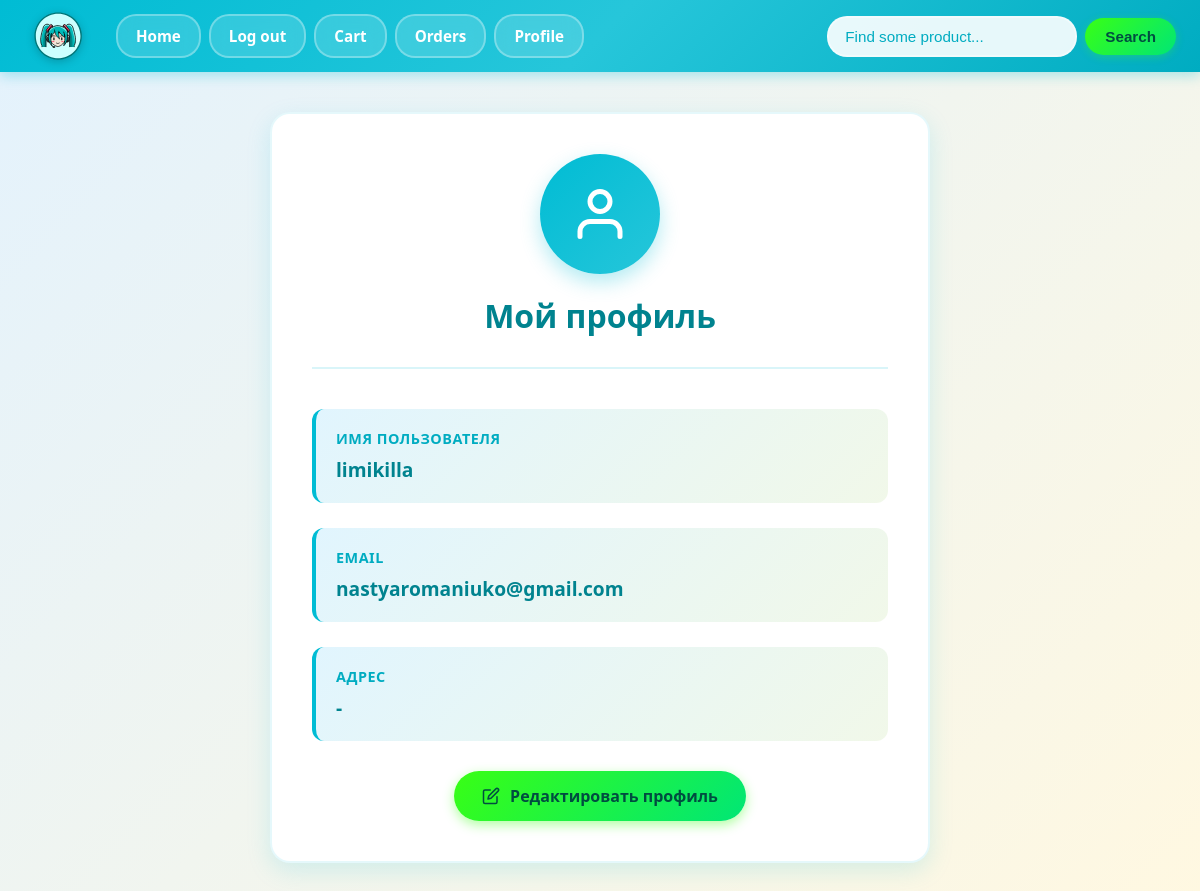
The app's page /profile/ (signed in) with its own data.
### internet_shop/models.py (models this page shows, shortened)
class MyUser(AbstractBaseUser):
    username = models.CharField(max_length=50, unique=True)
    email = models.EmailField(
        verbose_name="email address",
        max_length=255,
        unique=True,
    )
    adress = models.CharField(max_length=500, blank=True)
    is_active = models.BooleanField(default=True)
    is_admin = models.BooleanField(default=False)
    objects = MyUserManager()
    USERNAME_FIELD = "username"
    EMAIL_FIELD = "email"
    REQUIRED_FIELDS = ["email", "adress"]

### internet_shop/views.py (the view, shortened to what this page needs)
# urls.py: path('profile/', ProfileView.as_view(), name="profile_page"),
class ProfileView(LoginRequiredMixin, View):
    login_url = 'login'
    def get(self, request):
        return render(request, "shop/profile.html")

### templates/shop/profile.html (shortened to what this page needs)
<!DOCTYPE html>
{% load static %}
<html lang="ru">
    <head>
        <link rel="stylesheet" href="{% static 'style/base.css' %}">
    </head>
    <body>
        {% include 'nav_panel.html' %}
        <main class="profile-container">
            <div class="profile-card">
                <div class="profile-header">
                    <div class="profile-avatar">
                        <svg xmlns="http://www.w3.org/2000/svg" viewBox="0 0 24 24" fill="none" stroke="currentColor" stroke-width="2" stroke-linecap="round" stroke-linejoin="round">
                            <path d="M20 21v-2a4 4 0 0 0-4-4H8a4 4 0 0 0-4 4v2"></path>
                            <circle cx="12" cy="7" r="4"></circle>
                        </svg>
                    </div>
                    <h1 class="profile-title">Мой профиль</h1>
                </div>
                <div class="profile-info">
                    <div class="info-item">
                        <span class="info-label">Имя пользователя</span>
                        <span class="info-value">{{ request.user.username }}</span>
                    </div>
                    <div class="info-item">
                        <span class="info-label">Email</span>
                        <span class="info-value">{{ request.user.email }}</span>
                    </div>
                    {% if request.user.adress %}
                    <div class="info-item">
                        <span class="info-label">Адрес</span>
                        <span class="info-value">{{ request.user.adress }}</span>
                    </div>
                    {% endif %}
                </div>
                <div class="profile-actions">
                    <a href="{% url 'edit_page' %}" class="btn-edit">
                        Редактировать профиль
                    </a>
                </div>
            </div>
        </main>
    </body>
</html>

### static/style/base.css (style rules this page uses)
* { box-sizing: border-box; }
body { margin: 0; font-family: 'Segoe UI', Tahoma, Geneva, Verdana, sans-serif; background: linear-gradient(135deg, #e3f2fd 0%, #fff8e1 100%); }
.profile-container { max-width: 700px; margin: 0 auto; padding: 40px 20px; }
.profile-card { background: #fff; border-radius: 20px; padding: 40px; box-shadow: 0 8px 24px rgba(0, 188, 212, 0.15); border: 2px solid rgba(0, 188, 212, 0.1); }
.profile-header { text-align: center; margin-bottom: 40px; padding-bottom: 30px; border-bottom: 2px solid rgba(0, 188, 212, 0.15); }
.profile-avatar { width: 120px; height: 120px; margin: 0 auto 20px; background: linear-gradient(135deg, #00bcd4 0%, #26c6da 100%); border-radius: 50%; display: flex; align-items: center; justify-content: center; box-shadow: 0 8px 20px rgba(0, 188, 212, 0.3); }
.profile-avatar svg { width: 60px; height: 60px; color: #fff; }
.profile-title { font-size: 2rem; color: #00838f; margin: 0; }
.profile-info { display: flex; flex-direction: column; gap: 25px; margin-bottom: 30px; }
.info-item { display: flex; flex-direction: column; gap: 8px; padding: 20px; background: linear-gradient(135deg, #e1f5fe 0%, #f1f8e9 100%); border-radius: 12px; border-left: 4px solid #00bcd4; }
.info-label { font-size: 0.9rem; font-weight: 600; color: #00acc1; text-transform: uppercase; letter-spacing: 0.5px; }
.info-value { font-size: 1.2rem; color: #00838f; font-weight: 600; }
.profile-actions { text-align: center; margin-top: 30px; }
.btn-edit { display: inline-flex; align-items: center; gap: 10px; padding: 14px 28px; background: linear-gradient(135deg, #39ff14 0%, #00e676 100%); color: #004d40; text-decoration: none; border-radius: 25px; font-weight: 700; font-size: 1rem; transition: all 0.3s ease; box-shadow: 0 4px 12px rgba(57, 255, 20, 0.4); }
.btn-edit svg { width: 18px; height: 18px; }

### records on screen
MyUser: user.username "limikilla", user.email "nastyaromaniuko@gmail.com", user.adress "-"
